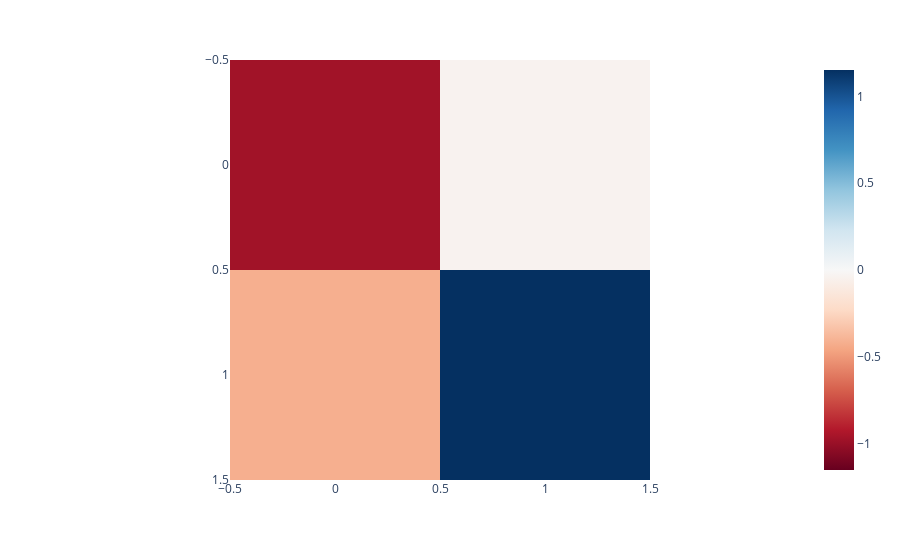

Source (notebook cell):
### Code cell
imshow(model.layers[0].weight.T)

### Figure 1 — Plotly figure (JSON) as saved in the notebook; plotly's stock layout.template omitted (floating-point values rounded to 4 significant figures)
{"data": [{"coloraxis": "coloraxis", "hovertemplate": "x: %{x}<br>y: %{y}<br>color: %{z}<extra></extra>", "name": "0", "type": "heatmap", "xaxis": "x", "yaxis": "y", "z": [[-0.9733, -0.03758], [-0.4169, 1.152]]}], "layout": {"coloraxis": {"cmid": 0, "colorscale": [[0, "rgb(103,0,31)"], [0.1, "rgb(178,24,43)"], [0.2, "rgb(214,96,77)"], [0.3, "rgb(244,165,130)"], [0.4, "rgb(253,219,199)"], [0.5, "rgb(247,247,247)"], [0.6, "rgb(209,229,240)"], [0.7, "rgb(146,197,222)"], [0.8, "rgb(67,147,195)"], [0.9, "rgb(33,102,172)"], [1, "rgb(5,48,97)"]]}, "margin": {"t": 60}, "xaxis": {"anchor": "y", "constrain": "domain", "domain": [0, 1], "scaleanchor": "y"}, "yaxis": {"anchor": "x", "autorange": "reversed", "constrain": "domain", "domain": [0, 1]}}}
